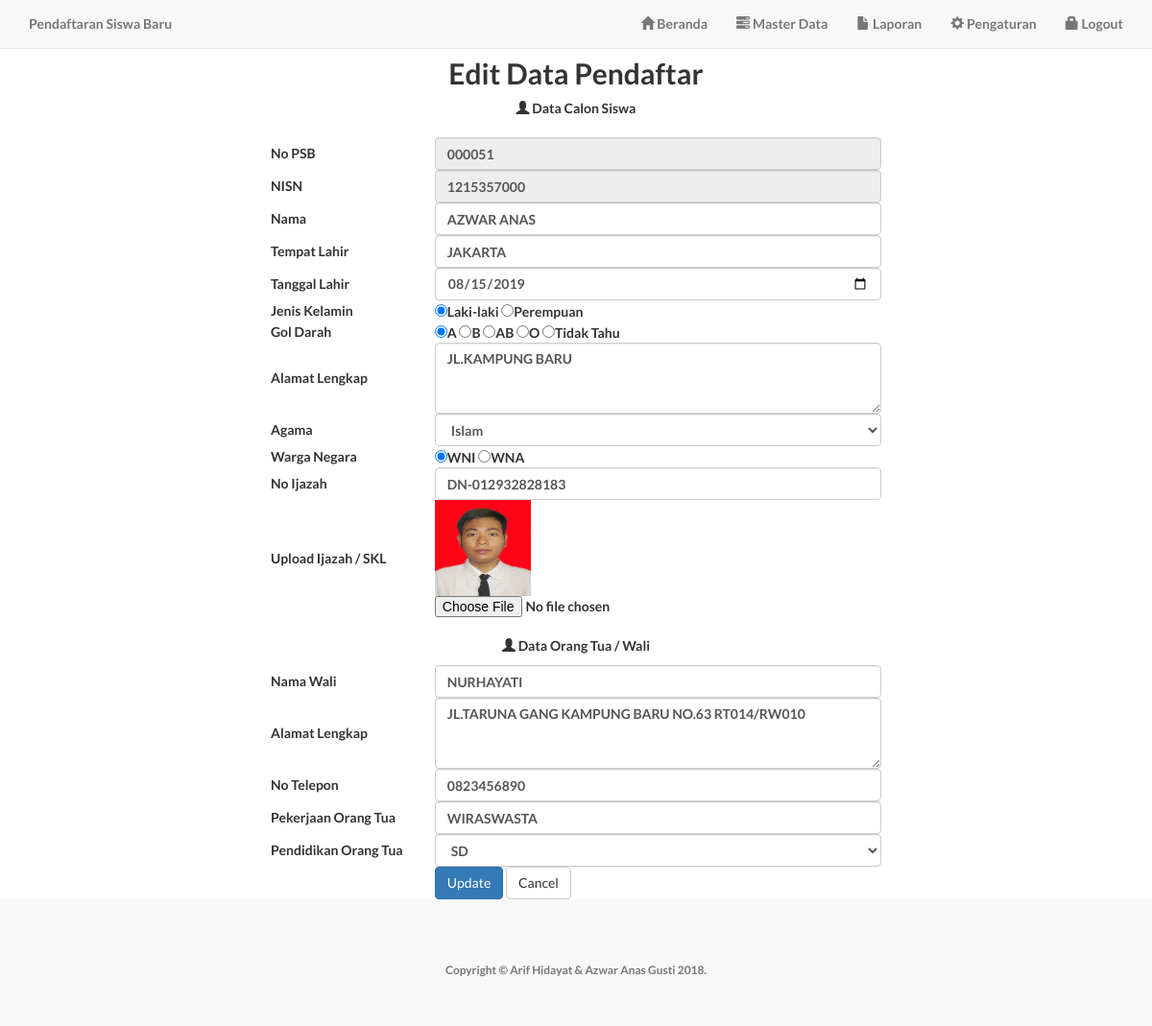
Screenshot of /admin/editpendaftar.php?no_psb=000051 (signed in) with the database file from the repository.
### tables this page shows
CREATE TABLE `pendaftaran` (
  `no_psb` varchar(10) NOT NULL,
  `nisn` varchar(10) DEFAULT NULL,
  `password` varchar(32) DEFAULT NULL,
  `nama` varchar(30) DEFAULT NULL,
  `tempat_lahir` varchar(30) DEFAULT NULL,
  `tgl_lahir` date DEFAULT NULL,
  `jkel` varchar(10) DEFAULT NULL,
  `gol_drh` varchar(10) DEFAULT NULL,
  `alamat` varchar(100) DEFAULT NULL,
  `agama` varchar(30) DEFAULT NULL,
  `warga_negara` varchar(3) DEFAULT NULL,
  `wali` varchar(30) DEFAULT NULL,
  `alamat_wali` varchar(100) DEFAULT NULL,
  `telepon` varchar(15) DEFAULT NULL,
  `pekerjaan_wali` varchar(30) DEFAULT NULL,
  `pendidikan_wali` varchar(20) DEFAULT NULL,
  `no_ijazah` varchar(15) DEFAULT NULL,
  `foto` varchar(200) DEFAULT NULL,
  `tgl_daftar` date DEFAULT NULL
);

### admin/editpendaftar.php (the view, shortened to what this page needs)
<?php include "header.php"; ?>
<?php
$tampil="SELECT * FROM pendaftaran WHERE no_psb='".$_GET['no_psb']."'";
$qry=mysql_query($tampil)or die("gagal".mysql_error());
$row=mysql_fetch_array($qry);
$a=$row['no_psb'];
$b=$row['nisn'];
$c=$row['nama'];
$d=$row['tempat_lahir'];
$e=$row['jkel'];
$f=$row['gol_drh'];
$g=$row['alamat'];
$h=$row['agama'];
$i=$row['warga_negara'];
$j=$row['no_ijazah'];
$k=$row['wali'];
$l=$row['alamat_wali'];
$m=$row['telepon'];
$n=$row['pekerjaan_wali'];
$o=$row['pendidikan_wali'];
$p=$row['foto'];
$q=$row['tgl_lahir'];
?>
   <br><br>
   <form id="form1" name="form1" method="post" action="updatependaftar.php?no_psb=<?=$a;?>" enctype="multipart/form-data">
   <center>
   <h2>Edit Data Pendaftar</h2><b><i class="glyphicon glyphicon-user"></i> Data Calon Siswa</b></center>
   <table width="53%" border="0" align="center">
   <tr><td colspan="7" align="center"><h2 style="font:Tahoma, Geneva, sans-serif; color: #30F;"></h2></td></tr>
    <tr><td>No PSB</td>
    <td><input type="text" name="no_psb" id="no_psb" value="<?php echo $a; ?>" class="form-control" readonly /></td>
    </tr>
    <tr><td>NISN</td>
    <td><input type="" name="nisn" id="nisn" value="<?php echo $b; ?>" class="form-control" readonly/></td>
    </tr>
    <tr><td>Nama</td>
    <td><input type="text" name="nama" id="nama" value="<?php echo $c;?>" class="form-control" required/></td>
    </tr>
    <tr><td>Tempat Lahir</td>
    <td><input type="text" name="tempat_lahir" id="tempat_lahir" value="<?php echo $d;?>" class="form-control" required/></td>
    </tr>
    <tr>
    <td>Tanggal Lahir </td>
    <td><input type="date" name="tgl_lahir" id="tgl_lahir" value="<?php echo $q; ?>" class="form-control" required/>
    </td>
    </tr>
    <tr><td>Jenis Kelamin</td>
    <td><?php
    if($e == "L"){
      echo "<input type='radio' name='jkel' value='L' checked='checked'>Laki-laki ";
      echo "<input type='radio' name='jkel' value='P'>Perempuan ";
    }else
    {
      echo "<input type='radio' name='jkel' value='L'>Laki-laki ";
      echo "<input type='radio' name='jkel' value='P' checked='checked'>Perempuan ";
    }
    ?></td>
    </tr>
    <tr><td>Gol Darah</td>
    <td><?php
    if($f == "A"){
      echo "<input type='radio' name='gol_drh' value='A' checked='checked'>A ";
      echo "<input type='radio' name='gol_drh' value='B'>B ";
      echo "<input type='radio' name='gol_drh' value='AB'>AB ";
      echo "<input type='radio' name='gol_drh' value='O'>O ";
      echo "<input type='radio' name='gol_drh' value='-'>Tidak Tahu ";
    }
    ?>
    </td>
    </tr>
    <tr><td>Alamat Lengkap</td>
    <td><textarea name="alamat" cols="45" rows="3" class="form-control" required><?php echo $g;?></textarea></td></tr>
    <tr><td>Agama</td>
    <td><select name="agama" class="form-control" required>
                <option value="Islam"<?php if($h=='Islam'){echo 'selected';}?>>Islam</option>
    </select></td></tr>
    <tr><td>Warga Negara</td>
    <td><?php
    if($i == "WNI"){
      echo "<input type='radio' name='warga_negara' value='WNI' checked='checked'>WNI ";
      echo "<input type='radio' name='warga_negara' value='WNA'>WNA ";
    }else
    {
      echo "<input type='radio' name='warga_negara' value='WNI'>WNI ";
      echo "<input type='radio' name='warga_negara' value='WNA' checked='checked'>WNA ";
    }
    ?></td>
    </tr>
<tr><td>No Ijazah</td>
<td><input type="text" name="no_ijazah" id="no_ijazah" class="form-control" value="<?php echo $j;?>" maxlength="15" required/></td></tr>
<tr><td>Upload Ijazah / SKL</td>
<td colspan="2"><a href="../assets/img/pendaftar/<?php echo $p; ?>" class "perbesar"><img src='../assets/img/pendaftar/<?php echo $p; ?>' width='100' height='100'></a>
<input type="file" name="foto"></td></tr>
<tr><td colspan="3"><br><p align="center"><b><i class="glyphicon glyphicon-user"></i> Data Orang Tua / Wali</b></p></td></tr>
<tr><td>Nama Wali</td>
<td><input type="text" name="wali" id="wali" value="<?php echo $k;?>" class="form-control" required/></td></tr>
<tr>
<td>Alamat Lengkap</td>
<td><textarea name="alamat_wali" id="alamat_wali" cols="45" rows="3" class="form-control" required><?php echo $l;?></textarea></td>
</tr>
<tr><td>No Telepon</td>
    <td><input type="text" name="telepon" id="telepon" value="<?php echo $m;?>" class="form-control" required/></td></tr>
<tr>
<td>Pekerjaan Orang Tua</td>
<td><input type="text" name="pekerjaan_wali" id="pekerjaan_wali" class="form-control" value="<?php echo $n;?>" required/></td></tr>
<tr><td>Pendidikan Orang Tua</td>
<td><select name="pendidikan_wali" class="form-control" required>
                <option value="SD"<?php if($o=='SD'){echo 'selected';}?>>SD</option>
</select></td></tr>
<tr><td height="23">&nbsp;</td>
<td><input type="hidden" name="update" value="">
<button type="submit" class="btn btn-primary">Update</button>
<a href="datapendaftar.php" class="btn btn-default">Cancel</a></td></tr>
</table>
</form>
<?php include "footer.php"; ?>

### assets/css/landing-page.css (style rules this page uses)
body, html { width: 100%; height: 100%; }
body, h1, h2, h3, h4, h5, h6 { font-family: "Lato","Helvetica Neue",Helvetica,Arial,sans-serif; font-weight: 700; }

### rows the page displays
pendaftaran: no_psb "000051", nisn "1215357000", nama "AZWAR ANAS", tempat_lahir "JAKARTA", tgl_lahir "08/15/2019", alamat "JL.KAMPUNG BARU", agama "Islam", no_ijazah "DN-012932828183", foto (picture), wali "NURHAYATI", alamat_wali "JL.TARUNA GANG KAMPUNG BARU NO.63 RT014/RW010", telepon "0823456890", pekerjaan_wali "WIRASWASTA", pendidikan_wali "SD"
